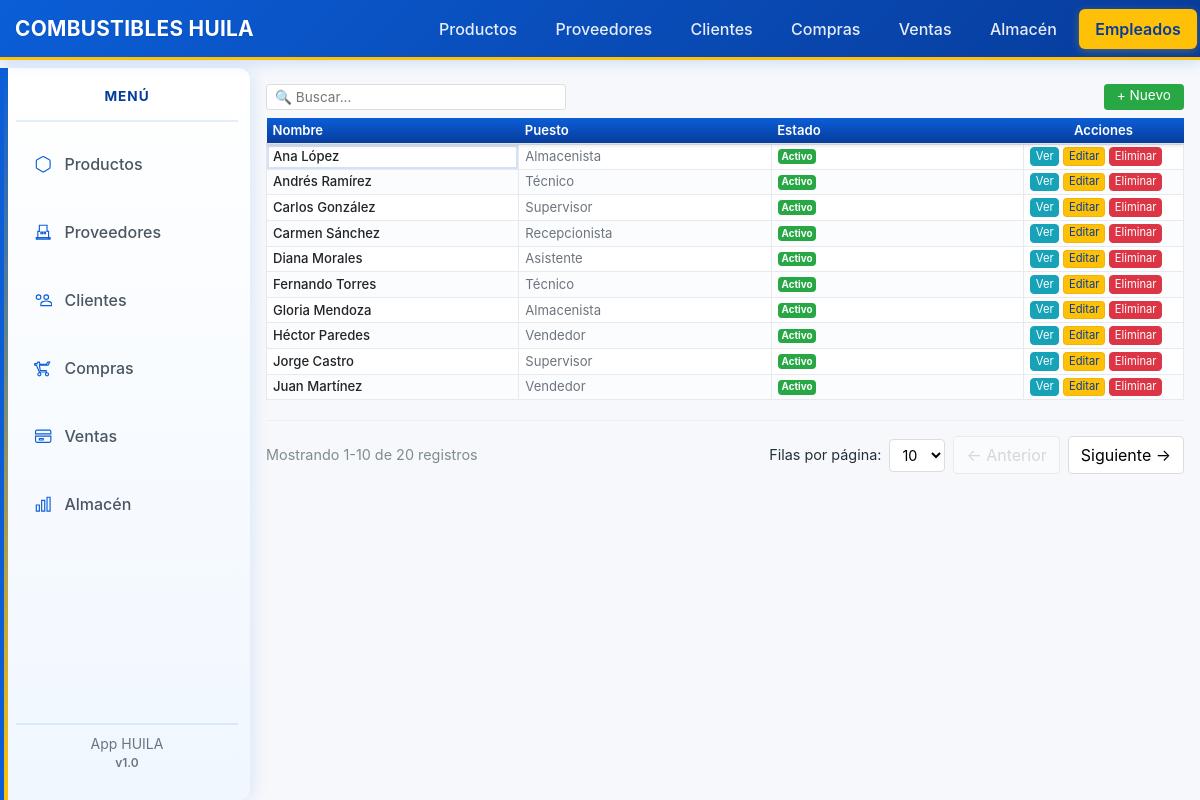
/empleados/, run on the app's committed database.
### tables this page shows
CREATE TABLE empleados (
    id INTEGER PRIMARY KEY AUTOINCREMENT,
    nombre TEXT NOT NULL,
    apellido_paterno TEXT,
    apellido_materno TEXT,
    identificacion TEXT, -- CURP, DNI, etc.
    puesto TEXT,
    departamento TEXT,
    fecha_contratacion TEXT,
    salario REAL,
    email TEXT,
    telefono TEXT,
    activo INTEGER DEFAULT 1,
    created_at TEXT DEFAULT (datetime('now')),
    updated_at TEXT
);

### backend/app/empleados/routes.py (the view)
@bp.route('/', methods=['GET'])
def index():
    db = get_db()
    cur = db.execute('SELECT id, nombre, apellido_paterno, puesto, activo FROM empleados ORDER BY nombre')
    empleados = cur.fetchall()
    return render_template('empleados/index.html', empleados=empleados)

### backend/app/db.py (called while the page is built)
def get_db():
    if 'db' not in g:
        g.db = sqlite3.connect(
            current_app.config['DATABASE'],
            detect_types=sqlite3.PARSE_DECLTYPES
        )
        g.db.row_factory = sqlite3.Row
    return g.db

### backend/app/templates/empleados/index.html (shortened to what this page needs)
{% extends 'base.html' %}
{% block content %}
<div>
  <div style="display: flex; align-items: center; justify-content: space-between; margin-bottom: 0.5rem;">
    <div class="table-controls" style="margin-bottom: 0; display: flex; gap: 8px; align-items: center;">
      <div class="table-search">
        <input type="text" placeholder="🔍 Buscar..." id="search-empleados" style="width: 300px; padding: 4px 8px; border: 1px solid #ddd; border-radius: 3px; font-size: 0.85em; height: 26px;">
      </div>
    </div>
    <a href="{{ url_for('empleados.create') }}" data-new-href="{{ url_for('empleados.create') }}" class="btn btn-sm btn-success" style="height: 26px; line-height: 1; padding: 4px 12px; font-size: 0.85rem;">+ Nuevo</a>
  </div>
  {% if empleados|length == 0 %}
    <div class="alert alert-info">No hay empleados registrados.</div>
  {% else %}
    <div class="table-responsive">
      <table id="table-empleados" class="table table-sm table-hover mb-0 excel-grid compact-table">
        <thead class="brand-table-header">
          <tr>
            <th>Nombre</th>
            <th>Puesto</th>
            <th>Estado</th>
            <th class="col-actions-md">Acciones</th>
          </tr>
        </thead>
        <tbody>
          {% for e in empleados %}
          <tr class="row-divider">
            <td class="cell-small fw-500">{{ e['nombre'] }} {{ e['apellido_paterno'] or '' }}</td>
            <td class="muted-text cell-small">{{ e['puesto'] or '—' }}</td>
            <td class="cell-small">
              {% if e['activo'] == 1 %}
                <span class="badge badge-success">Activo</span>
              {% else %}
                <span class="badge badge-secondary">Inactivo</span>
              {% endif %}
            </td>
            <td class="cell-small">
              <a href="{{ url_for('empleados.view', id=e['id']) }}" class="btn btn-xs btn-info btn-compact">Ver</a>
              <a href="{{ url_for('empleados.edit', id=e['id']) }}" class="btn btn-xs btn-warning btn-compact">Editar</a>
              <a href="{{ url_for('empleados.delete', id=e['id']) }}" class="btn btn-xs btn-danger btn-compact">Eliminar</a>
            </td>
          </tr>
          {% endfor %}
        </tbody>
      </table>
    </div>
  {% endif %}
  <div class="pagination-controls" style="display: flex; justify-content: space-between; align-items: center; margin-top: 20px; padding-top: 15px; border-top: 1px solid #ecf0f1;">
    <div class="pagination-info" style="font-size: 0.9em; color: #7f8c8d;"></div>
    <div class="pagination-nav" style="display: flex; gap: 8px; align-items: center;">
      <div class="rows-per-page" style="display: flex; gap: 8px; align-items: center; font-size: 0.9em;">
        <span>Filas por página:</span>
        <select id="rows-per-page" style="padding: 6px 8px; border: 1px solid #ddd; border-radius: 4px; background-color: white; cursor: pointer;">
          <option value="10" selected>10</option>
        </select>
      </div>
      <button id="prev-page" style="padding: 6px 12px; border: 1px solid #ddd; background-color: white; border-radius: 4px; cursor: pointer;">← Anterior</button>
      <button id="next-page" style="padding: 6px 12px; border: 1px solid #ddd; background-color: white; border-radius: 4px; cursor: pointer;">Siguiente →</button>
    </div>
  </div>
</div>
{% endblock %}

### backend/app/static/css/style.css (style rules this page uses)
body { padding-bottom: 40px; }
.table td, .table th { vertical-align: middle; }
.btn-warning { background-color: var(--accent); border-color: rgba(0,0,0,0.06); color: var(--primary-dark); }
.brand-table-header { background: linear-gradient(180deg, var(--primary), var(--primary-dark)); color: white; position: sticky; top: 70px; z-index: 1100; box-shadow: 0 2px 6px rgba(0,0,0,0.06); }
.brand-table-header th { padding: 12px 8px; font-weight: 600; border-bottom: 2px solid rgba(0,0,0,0.08); }
.muted-text { color: var(--muted); }
.table thead th { background: #fbfcfe; border-bottom: 2px solid rgba(0,0,0,0.04); }
.excel-grid tbody tr:nth-child(even) { background-color: #fbfcfe; }
body { background: var(--bg); color: var(--text, #22303c); font-family: -apple-system, BlinkMacSystemFont, "Segoe UI", Roboto, "Helvetica Neue", Arial, sans-serif; padding-bottom: 40px; }
body { background: var(--bg); color: #22303c; padding-bottom: 40px; font-family: -apple-system, BlinkMacSystemFont, "Segoe UI", Roboto, "Helvetica Neue", Arial, sans-serif; }

### backend/app/static/css/theme.css (style rules this page uses)
:root { --bg: #f6f8fb; --surface: #ffffff; --primary: #0b5ed7; --primary-dark: #073b9a; --accent: #ffc107; --muted: #6c757d; --text: #22303c; --card-shadow: 0 6px 18px rgba(20,30,50,0.06); }
body { background: var(--bg); color: var(--text, #22303c); font-family: -apple-system, BlinkMacSystemFont, "Segoe UI", Roboto, "Helvetica Neue", Arial, sans-serif; padding-bottom: 40px; }
.btn-warning { background-color: var(--accent); border-color: rgba(0,0,0,0.06); color: var(--primary-dark); }
.brand-table-header { background: linear-gradient(180deg, var(--primary), var(--primary-dark)) !important; color: white !important; position: sticky; top: 0; z-index: 100; box-shadow: 0 2px 4px rgba(0,0,0,0.1) !important; height: 26px !important; overflow: hidden; }
.brand-table-header tr { height: 26px !important; display: table-row; }
.brand-table-header th { padding: 0px 5px !important; font-weight: 600 !important; border: none !important; color: white !important; background: transparent !important; white-space: nowrap; font-size: 0.75rem; height: 26px !important; line-height: 26px !important; display: table-cell; vertical-align: middle !important; }
.muted-text { color: var(--muted); }
.table thead th { background: #fbfcfe; border-bottom: 2px solid rgba(0,0,0,0.04); }
.table { border-collapse: separate; border-spacing: 0; }
.btn-xs { padding: .1rem .3rem; font-size: .7rem; line-height: 1.2; }
.btn-compact { padding: .1rem .3rem; font-size: .7rem; line-height: 1.2; }
.cell-small { padding: 0px 5px; font-size: 0.75rem; line-height: 1.1; height: 22px; vertical-align: middle; }
.fw-500 { font-weight: 500; }
.col-actions-md { text-align: center; width: 160px; }
.row-divider { border-bottom: 1px solid #ecf0f1; transition: background-color 0.2s; }
.excel-grid tbody tr:first-child td { padding-top: 2px !important; border-top: 2px solid #dee2e6; }
.excel-grid tbody tr:nth-child(even) { background-color: #fbfcfe; }

### data on the page
empleados: nombre "Ana", apellido_paterno "López", puesto "Almacenista", activo "Activo"
empleados: nombre "Andrés", apellido_paterno "Ramírez", puesto "Técnico", activo "Activo"
empleados: nombre "Carlos", apellido_paterno "González", puesto "Supervisor", activo "Activo"
empleados: nombre "Carmen", apellido_paterno "Sánchez", puesto "Recepcionista", activo "Activo"
empleados: nombre "Diana", apellido_paterno "Morales", puesto "Asistente", activo "Activo"
empleados: nombre "Fernando", apellido_paterno "Torres", puesto "Técnico", activo "Activo"
empleados: nombre "Gloria", apellido_paterno "Mendoza", puesto "Almacenista", activo "Activo"
empleados: nombre "Héctor", apellido_paterno "Paredes", puesto "Vendedor", activo "Activo"
empleados: nombre "Jorge", apellido_paterno "Castro", puesto "Supervisor", activo "Activo"
empleados: nombre "Juan", apellido_paterno "Martínez", puesto "Vendedor", activo "Activo"
